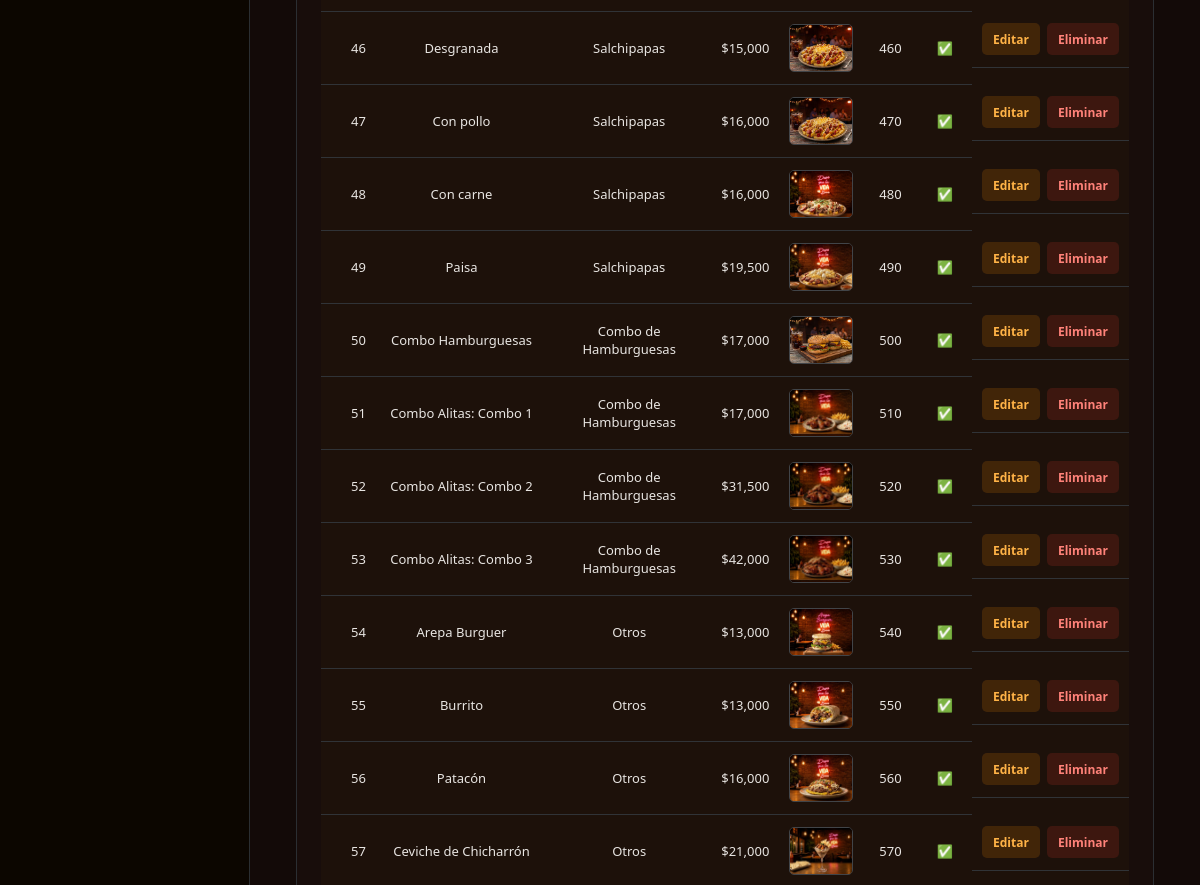
Before: /admin/menu/index.php (signed in, middle part) with the older database file.
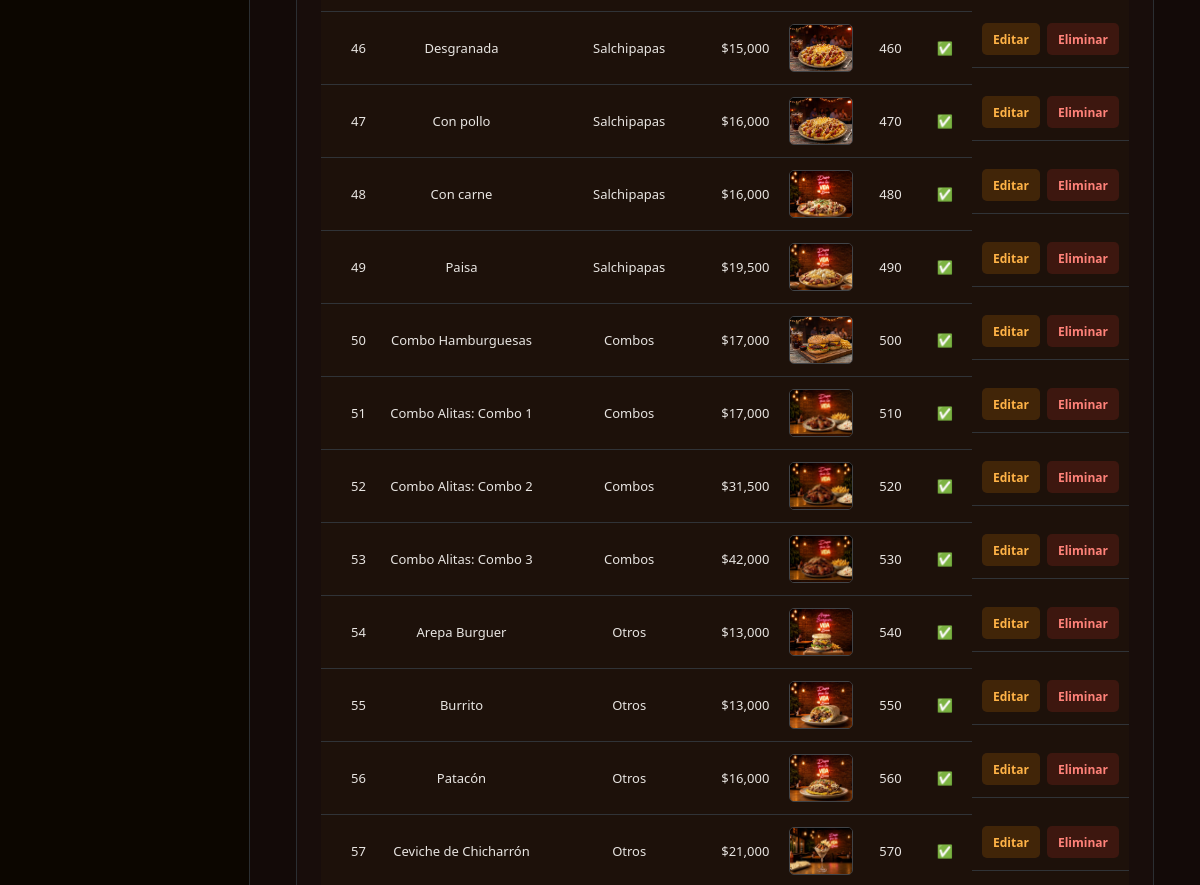
After: the same page with the newer database file.
### tables this page shows
CREATE TABLE `platos` (
  `id` int(11) NOT NULL,
  `categoria_id` int(11) NOT NULL DEFAULT 1,
  `nombre` varchar(100) NOT NULL,
  `descripcion` varchar(255) NOT NULL DEFAULT '',
  `valor` decimal(10,2) NOT NULL,
  `imagen` varchar(255) NOT NULL DEFAULT '',
  `activo` tinyint(1) NOT NULL DEFAULT 1,
  `orden` int(11) NOT NULL DEFAULT 0
);

CREATE TABLE `categorias` (
  `id` int(11) NOT NULL,
  `nombre` varchar(60) NOT NULL,
  `slug` varchar(60) NOT NULL,
  `orden` int(11) NOT NULL DEFAULT 0
);

### includes/funciones.php (called while the page is built, shortened)
<?php
function incluirTemplates($nombre): void {
    include __DIR__ ."/templates/$nombre.php";
}

### admin/menu/index.php (the view, shortened to what this page needs)
<?php
require_once __DIR__ . '/../../includes/funciones.php';
$db = conectarDB();
incluirTemplates('header');
$query = "SELECT p.*, c.nombre AS categoria_nombre
          FROM platos p
          LEFT JOIN categorias c ON c.id = p.categoria_id
          ORDER BY p.orden ASC, p.id ASC";
$resultado = mysqli_query($db, $query);
?>
<section class="dashboard-shell admin-menu-shell" aria-label="Administración de platos">
    <?php $adminMenuActive = 'list'; include __DIR__ . '/../../includes/templates/admin_menu_sidebar.php'; ?>
    <main class="dashboard-main admin-menu-main">
        <section class="menu-card" aria-label="Listado de platos">
        <table id="tablaPlatos" class="menu-table display responsive nowrap" style="width:100%">
            <tbody>
                <?php while ($plato = mysqli_fetch_assoc($resultado)): ?>
                    <tr>
                        <td></td>
                        <td><?= $plato['id']; ?></td>
                        <td><?= htmlspecialchars($plato['nombre']); ?></td>
                        <td><?= htmlspecialchars($plato['categoria_nombre'] ?? 'Sin categoría'); ?></td>
                        <td>$<?= number_format($plato['valor'], 0); ?></td>
                        <td>
                            <img src="<?= BASE_URL . $plato['imagen']; ?>" class="menu-img">
                        </td>
                        <td><?= $plato['orden']; ?></td>
                        <td class="menu-estado">
                            <?= $plato['activo'] ? '✅' : '❌'; ?>
                        </td>
                        <td class="menu-acciones">
                            <a href="editar.php?id=<?= $plato['id']; ?>" class="menu-btn-editar">Editar</a>
                            <form method="POST" action="eliminar.php" class="form-eliminar">
                                <button type="submit" class="menu-btn-eliminar">Eliminar</button>
                            </form>
                        </td>
                    </tr>
                <?php endwhile; ?>
            </tbody>
        </table>
        </section>
    </main>
</section>
<?php include '../../includes/templates/footer.php'; ?>

### includes/templates/header.php (shortened to what this page needs)
<!DOCTYPE html>
<html lang="es">
<head>
    <link rel="stylesheet" href="https://cdnjs.cloudflare.com/ajax/libs/font-awesome/6.5.2/css/all.min.css">
    <?php $cssVersion = @filemtime(__DIR__ . '/../../assets/css/app.css') ?: time(); ?>
    <link rel="stylesheet" href="<?php echo BASE_URL;?>assets/css/app.css?v=<?php echo $cssVersion; ?>">
<link href="https://googleapis.com/css2?family=Bebas+Neue&family=Inter:wght@700;900&family=Montserrat:wght@700;900&family=Playfair+Display:ital,wght@0,700;0,900;1,700&family=Syne:wght@700;800&display=swap" rel="stylesheet">
</head>
<body class="<?= !empty($adminPage) ? 'admin-page' : '' ?> <?= !empty($GLOBALS['adminDashboard']) ? 'admin-dashboard-page' : '' ?> <?= !empty($GLOBALS['adminMenuPage']) ? 'admin-menu-page' : '' ?>">

### includes/templates/admin_menu_sidebar.php (shortened to what this page needs)
<aside class="dashboard-sidebar">
</aside>

### includes/templates/footer.php (shortened to what this page needs)
</body>
</html>

### assets/css/base/global.css (style rules this page uses)
* { margin: 0; padding: 0; box-sizing: border-box; font-family: 'Segoe UI', Tahoma, Geneva, Verdana, sans-serif; }

### assets/css/componentes/loader.css (style rules this page uses)
* { box-sizing: border-box; margin: 0; padding: 0; }

### assets/css/componentes/carritoPedir.css (style rules this page uses)
:root { --carrito-pedir-accent: #ff8800; --carrito-pedir-accent-dark: #b86200; --carrito-pedir-ink: #241b18; --carrito-pedir-muted: #766b66; --carrito-pedir-line: #e8e0da; --carrito-pedir-paper: #fffdf9; }

### assets/css/componentes/despliegue.css (style rules this page uses)
:root { --gooey-menu-color: #ff4081; --gooey-menu-size: 56px; --gooey-menu-distance: 105px; }

### assets/css/layout/style.css (style rules this page uses)
body { background: linear-gradient( 135deg, #030303 0%, #181411 50%, #000000 100% ); background-attachment: fixed; }
html { scroll-behavior: smooth; }

### assets/css/paginas/admin.css (style rules this page uses)
:root { --admin-fondo: #fffdf8; }
.dashboard-shell { min-height: 100vh; display: grid; grid-template-columns: 250px minmax(0, 1fr); background: radial-gradient(ellipse at 76% 4%, rgba(48, 68, 68, .18), transparent 35%), #111315; }
.dashboard-sidebar { min-height: 100vh; padding: 30px 18px 22px; display: flex; flex-direction: column; background: #0c0600; border-right: 1px solid #2b2e31; }
.dashboard-main { width: 100%; max-width: 1320px; margin: 0 auto; padding: 48px 46px 64px; background: #130a08; }
body.admin-menu-page { min-height: 100vh; background: #111315; color: #f5f2ef; }
.admin-menu-shell { min-height: 100vh; }
.admin-menu-main { min-width: 0; }
body.admin-menu-page .menu-card, body.admin-menu-page .admin-card { width: 100%; max-width: none; padding: 24px; border: 1px solid #2b2e32; border-radius: 8px; background: #7b59450d ; color: #f5f2ef; box-shadow: none; text-align: left; }
body.admin-menu-page .menu-card { overflow-x: auto; }
body.admin-menu-page #tablaPlatos { width: 100%; border-collapse: collapse; background: #1f120ab8; color: #e8e5e2; font-size: 13px; }

### assets/css/paginas/menu.css (style rules this page uses)
.menu-card { width: 100%; max-width: 1200px; background: var(--admin-fondo, #fffdf8); color: #2b1a12; padding: 28px; border-radius: 12px; box-shadow: 0 10px 25px rgba(0, 0, 0, 0.18); }

### assets/css/paginas/reservas.css (style rules this page uses)
:root { --rsv-oscuro: #2b1a12; --rsv-brasa: #b5361f; --rsv-brasa2: #8f2917; --rsv-crema: #f7efe7; --rsv-borde: #e2d3c5; --rsv-gris: #8a7d73; --rsv-malo: #c0392b; --rsv-bueno: #2e7d4f; }
* { box-sizing: border-box; }
body { margin: 0; font-family: "Segoe UI", Roboto, Helvetica, Arial, sans-serif; background: linear-gradient( 135deg, #030303 0%, #181411 50%, #000000 100% ); background-attachment: fixed; }

Changed rows visible on the page:
changed through a linked row, platos "Combo Hamburguesas": categoria.nombre "Combo de Hamburguesas" → "Combos"
changed through a linked row, platos "Combo Alitas: Combo 1": categoria.nombre "Combo de Hamburguesas" → "Combos"
changed through a linked row, platos "Combo Alitas: Combo 2": categoria.nombre "Combo de Hamburguesas" → "Combos"
changed through a linked row, platos "Combo Alitas: Combo 3": categoria.nombre "Combo de Hamburguesas" → "Combos"
